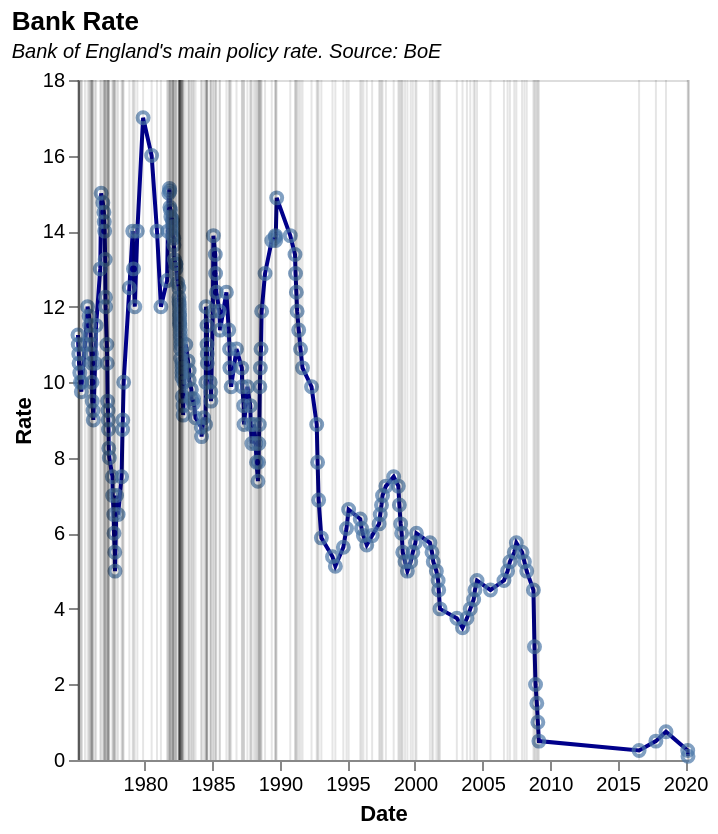

Write the Vega-Lite specification saved for this chart.
### Vega-Lite specification from a JSON file in a GitHub repository (floating-point values rounded to 4 significant figures; data arrays with more than 128 entries replaced by an {"elided": "..."} marker saying what was removed)
{"$schema": "https://vega.github.io/schema/vega-lite/v5.json", "description": "Bank Rate", "title": {"text": "Bank Rate", "subtitle": "Bank of England's main policy rate. Source: BoE", "subtitleFontStyle": "italic", "subtitleFontSize": 10, "anchor": "start", "color": "black"}, "data": {"values": {"elided": "238 records"}, "format": {"parse": {"Date": "date"}}}, "height": 340, "width": 305, "encoding": {"x": {"field": "Date", "type": "temporal", "axis": {"grid": false}}}, "layer": [{"encoding": {"y": {"field": "Rate", "type": "quantitative", "axis": {"grid": false}}}, "layer": [{"mark": {"type": "line", "color": "darkblue"}}, {"mark": "point"}]}, {"mark": "rule", "encoding": {"opacity": {"value": 0.1}, "tooltip": [{"field": "Date", "type": "temporal", "format": "%B, %Y"}, {"field": "Rate", "title": "Bank rate", "type": "quantitative", "format": ""}]}}]}
